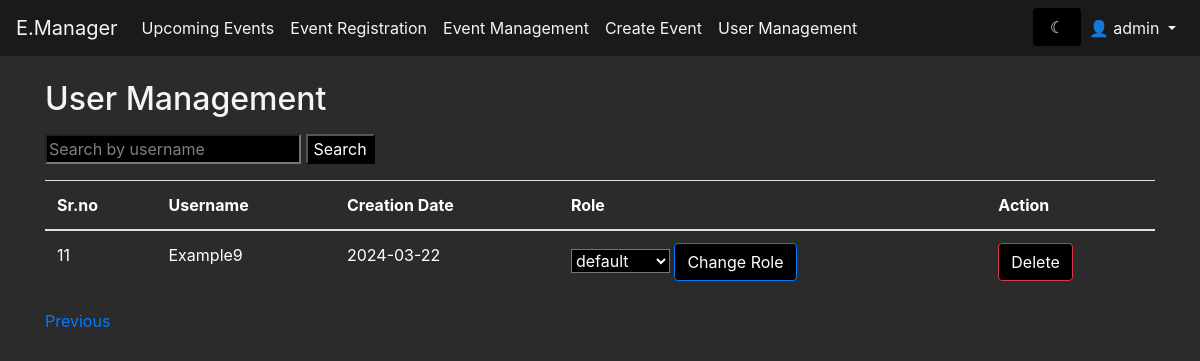
The app's page /user_management?page=2 (signed in) with its own data.
### modules/models.py (models this page shows, shortened)
class User(db.Model):
    id = db.Column(db.Integer, primary_key=True)
    username = db.Column(db.String(100), nullable=False)
    password = db.Column(db.String(30), nullable=False)
    date_created = db.Column(db.DateTime, default=datetime.utcnow)
    role = db.Column(db.String(30), default='default')

### modules/user.py (the view)
@app.route('/user_management', methods=['GET', 'POST'])
def user_management():
    if 'username' in session:
        if User.query.filter_by(username=session['username']).first().role == 'Admin':
            page = request.args.get('page', 1, type=int)
            users = User.query.paginate(page=page, per_page=10, error_out=False)
            if request.method == 'POST':
                search = request.form.get('search')
                if search:
                    search_result = User.query.filter(User.username.like('%' + search + '%')).all()
                    return render_template('user_management.html', users=search_result)
            msg = get_flashed_messages()
            return render_template('user_management.html', users=users, msg=msg)
        else:
            flash('You are not authorized to access this page')
            return redirect(url_for('event'))
    return redirect(url_for('signin'))

### modules/templates/user_management.html (shortened to what this page needs)
<!DOCTYPE html>
<html lang="en" xmlns="http://www.w3.org/1999/html">
  <head>
    <link
      href="https://stackpath.bootstrapcdn.com/bootstrap/4.5.0/css/bootstrap.min.css"
      rel="stylesheet"
    />
    <link rel="stylesheet" href="{{url_for('static',filename='css/dashboard.css')}}" />
  </head>
  <body class="{{ session['theme'] }}">
    <nav class="navbar navbar-expand-lg navbar-light bg-light">
      <a class="navbar-brand" href="/event">E.Manager</a>
      <div class="collapse navbar-collapse" id="navbarNav">
        <ul class="navbar-nav">
          <li class="nav-item">
            <a class="nav-link" href="/event">Upcoming Events</a>
          </li>
          <li class="nav-item">
            <a class="nav-link" href="/event">Event Registration</a>
          </li>
          <li class="nav-item">
            <a class="nav-link" href="/event_manager">Event Management</a>
          </li>
          {% if 'role' in session and session['role'] == 'Admin' or 'role' in session and session['role'] == 'Co-Admin' %}
          <li class="nav-item">
            <a class="nav-link" href="/event/create">Create Event</a>
          </li>
          {% endif %}
          {% if 'role' in session and session['role'] == 'Admin' %}
          <li class="nav-item">
            <a class="nav-link" href="/user_management">User Management</a>
          </li>
          {% endif %}
        </ul>
        <ul class="navbar-nav ml-auto">
          <form action="/toggle_theme" method="post" id="toggle-theme-form">
            <input type="submit" class="form-control border-0" value="{% if session['theme'] == 'light-theme' %} &#9788 {% else %} &#9790 {% endif %}" />
          </form>
          {% if 'username' in session %}
          <li class="nav-item dropdown">
            <a
              class="nav-link dropdown-toggle"
              href="#"
              id="navbarDropdown"
              role="button"
              data-toggle="dropdown"
              aria-haspopup="true"
              aria-expanded="false"
            >
              👤 {{ session['username'] }}
            </a>
          </li>
          {% endif %}
        </ul>
      </div>
    </nav>
    <div class="container mt-4">
      <h2 class="mb-3">User Management</h2>
      <form method="POST" class="mb-3">
        <input type="text" name="search" placeholder="Search by username" />
        <input type="submit" value="Search" />
      </form>
      <table class="table mb-3">
        <thead>
          <tr>
            <th>Sr.no</th>
            <th>Username</th>
            <th>Creation Date</th>
            <th>Role</th>
            <th>Action</th>
          </tr>
        </thead>
        <tbody id="userTable">
          {% for user in users %}
          <tr>
            <td>{{ user.id}}</td>
            <td>{{ user.username }}</td>
            <td>{{ user.date_created.strftime('%Y-%m-%d') }}</td>
            <td>
              <form method="POST" action="{{ url_for('change_role') }}">
              <select name="role">
                <option value="default" {% if user.role == 'default' %}selected{% endif %}>default</option>
              </select>
                <input
                  type="submit"
                  class="btn btn-primary"
                  value="Change Role"
                />
              </form>
            </td>
            <td>
              <form method="POST" action="{{ url_for('delete_user') }}">
                <input type="submit" class="btn btn-danger" value="Delete" />
              </form>
            </td>
          </tr>
          {% endfor %}
        </tbody>
      </table>
      <div class="pagination">
        {% if users.has_prev %}
        <a href="{{ url_for('user_management', page=users.prev_num) }}"
          >Previous</a
        >
        {% endif %}
      </div>
    </div>
  </body>
</html>

### modules/static/css/dashboard.css (style rules this page uses)
body { background-color: #2b2b2b; color: #f5f5f5; }
.navbar { background-color: #1a1a1a !important; }
.nav-link, .dropdown-item { color: #f5f5f5 !important; }
.navbar-brand { color: #f5f5f5 !important; }
.btn-primary { background-color: #007bff; border-color: #007bff; }
.container { background-color: #2b2b2b; }
table { color: #ffffff; }
th, td { color: #ffffff; }
input { background-color: #000000; color: #ffffff; }
::placeholder { color: #ffffff; opacity: 0.5; }
select { background-color: #000000 !important; color: #ffffff !important; }
select option { background-color: #000000 !important; color: #ffffff !important; }
input, textarea { background-color: #000000 !important; color: #ffffff !important; }
::placeholder { color: #ffffff !important; opacity: 0.5 !important; }

### records on screen
User: id "11", username "Example9", date_created "2024-03-22", role "default"

### other values on screen
{{ session['username'] }} "admin"
